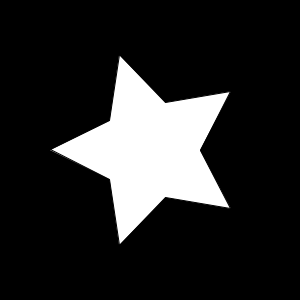
Frame 1 (no input)
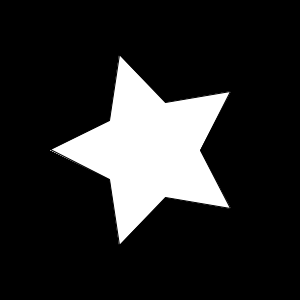
Frame 60 (the mouse pressed at the canvas centre just before this capture)
Frame 120 (the mouse held since frame 60 and released just before this capture): identical to frame 60, image omitted

The Processing sketch that drew these frames (run headless with seeded random() and noise(); from frame 60 on, the mouse is pressed at the canvas centre):

// Processing sketch: ex11_project_01
// ── ex11_project_01.pde
// 별 문양 그리기

void setup() {
  size(300, 300);
  background(0);
}

void draw() {
  fill(255);
  star(width/2, height/2);
}

void star(float x, float y) {
  float angle = TWO_PI / 5.0;
  beginShape();
  for (float i = 0.0; i < TWO_PI; i += angle) {
    float sx = x + 50.0 * cos(i);
    float sy = y + 50.0 * sin(i);
    vertex(sx, sy);    // 내부 원주상의 꼭지점
    sx = x + 100.0 * cos(i + angle/2);
    sy = y + 100.0 * sin(i + angle/2);
    vertex(sx, sy);    // 외부 원주상의 꼭지점
  }
  endShape(CLOSE);
}
